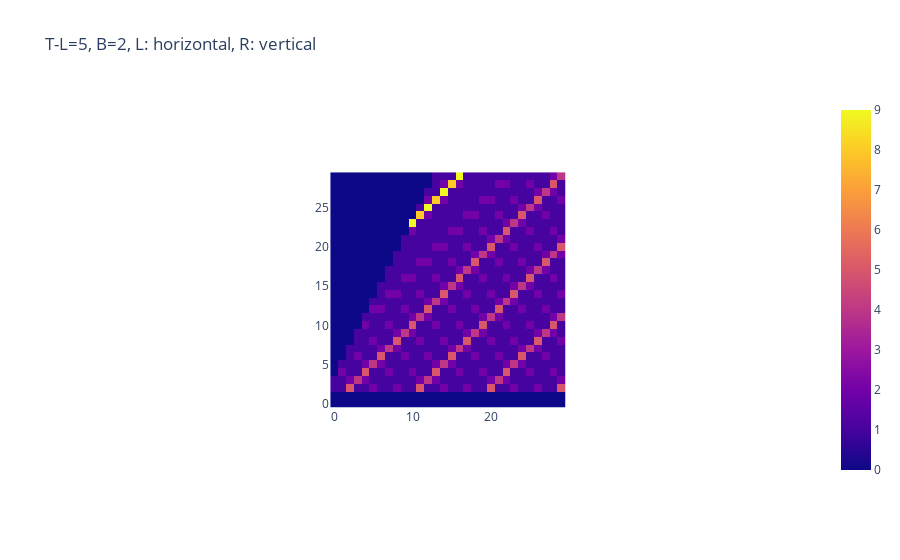

Notebook code cell kept with this figure:
### Markdown cell above
## Translations

### Code cell
e, b = 5, 2
size = 30
mtx = []
df = pd.read_csv(f"data/fix_T-L_B/T-L={e}_B={b}_100x100.csv")
dfv_trans = np.transpose(df.values)
for r in range(size):
    seq = []
    s = 0  #b + r + b%2 - 1 #int((b+r)/2) -5 + 0*(b+r-e)%2  #
    for i in range(size):
        try:
            seq += [dfv_trans[r][s + i]]
        except:
            seq += [0]
    mtx += [seq]
mtx = np.array(mtx)
px.imshow(
    mtx,
    origin="lower",
    zmin=0,
    title=f"T-L={e}, B={b}, L: horizontal, R: vertical",
).show()
# fig = px.imshow(mtx[:b, : 2 * e - 1], origin="lower", zmin=0, aspect="equal",)
# fig.show()

### Figure 1 — Plotly figure (JSON) as saved in the notebook; plotly's stock layout.template omitted (floating-point values rounded to 4 significant figures; data arrays with more than 128 entries replaced by an {"elided": "..."} marker saying what was removed)
{"data": [{"coloraxis": "coloraxis", "hovertemplate": "x: %{x}<br>y: %{y}<br>color: %{z}<extra></extra>", "name": "0", "type": "heatmap", "xaxis": "x", "yaxis": "y", "z": {"elided": "30x30 int values"}}], "layout": {"autosize": true, "coloraxis": {"cmax": 9, "cmin": 0, "colorscale": [[0, "#0d0887"], [0.1111, "#46039f"], [0.2222, "#7201a8"], [0.3333, "#9c179e"], [0.4444, "#bd3786"], [0.5556, "#d8576b"], [0.6667, "#ed7953"], [0.7778, "#fb9f3a"], [0.8889, "#fdca26"], [1, "#f0f921"]]}, "title": {"text": "T-L=5, B=2, L: horizontal, R: vertical"}, "xaxis": {"anchor": "y", "autorange": true, "constrain": "domain", "domain": [0.34, 0.66], "range": [-0.5, 29.5], "scaleanchor": "y"}, "yaxis": {"anchor": "x", "autorange": true, "constrain": "domain", "domain": [0.1511, 0.8489], "range": [-0.5, 29.5]}}}
